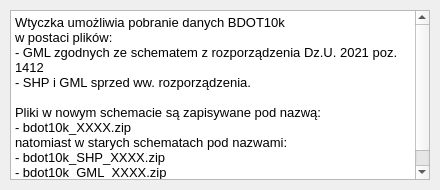
<?xml version="1.0" encoding="UTF-8"?>
<ui version="4.0">
 <class>bdot10k_dialog_info</class>
 <widget class="QDialog" name="bdot10k_dialog_info">
  <property name="geometry">
   <rect>
    <x>0</x>
    <y>0</y>
    <width>440</width>
    <height>190</height>
   </rect>
  </property>
  <property name="minimumSize">
   <size>
    <width>440</width>
    <height>190</height>
   </size>
  </property>
  <property name="maximumSize">
   <size>
    <width>560</width>
    <height>240</height>
   </size>
  </property>
  <property name="windowTitle">
   <string>Informacje</string>
  </property>
  <widget class="QTextBrowser" name="txt">
   <property name="geometry">
    <rect>
     <x>10</x>
     <y>10</y>
     <width>420</width>
     <height>170</height>
    </rect>
   </property>
   <property name="autoFillBackground">
    <bool>true</bool>
   </property>
   <property name="html">
    <string>&lt;!DOCTYPE HTML PUBLIC &quot;-//W3C//DTD HTML 4.0//EN&quot; &quot;http://www.w3.org/TR/REC-html40/strict.dtd&quot;&gt;
&lt;html&gt;&lt;head&gt;&lt;meta name=&quot;qrichtext&quot; content=&quot;1&quot; /&gt;&lt;style type=&quot;text/css&quot;&gt;
p, li { white-space: pre-wrap; }
&lt;/style&gt;&lt;/head&gt;&lt;body style=&quot; font-family:'MS Shell Dlg 2'; font-size:7.8pt; font-weight:400; font-style:normal;&quot;&gt;
&lt;p style=&quot; margin-top:0px; margin-bottom:0px; margin-left:0px; margin-right:0px; -qt-block-indent:0; text-indent:0px;&quot;&gt;&lt;span style=&quot; font-size:10pt;&quot;&gt;Wtyczka umożliwia pobranie danych BDOT10k &lt;br /&gt;w postaci plików:&lt;/span&gt;&lt;/p&gt;
&lt;p style=&quot; margin-top:0px; margin-bottom:0px; margin-left:0px; margin-right:0px; -qt-block-indent:0; text-indent:0px;&quot;&gt;&lt;span style=&quot; font-size:10pt;&quot;&gt;- GML zgodnych ze schematem z rozporządzenia Dz.U. 2021 poz. 1412&lt;/span&gt;&lt;/p&gt;
&lt;p style=&quot; margin-top:0px; margin-bottom:0px; margin-left:0px; margin-right:0px; -qt-block-indent:0; text-indent:0px;&quot;&gt;&lt;span style=&quot; font-size:10pt;&quot;&gt;- SHP i GML sprzed ww. rozporządzenia.&lt;/span&gt;&lt;/p&gt;
&lt;p style=&quot;-qt-paragraph-type:empty; margin-top:0px; margin-bottom:0px; margin-left:0px; margin-right:0px; -qt-block-indent:0; text-indent:0px; font-size:10pt;&quot;&gt;&lt;br /&gt;&lt;/p&gt;
&lt;p style=&quot; margin-top:0px; margin-bottom:0px; margin-left:0px; margin-right:0px; -qt-block-indent:0; text-indent:0px;&quot;&gt;&lt;span style=&quot; font-size:10pt;&quot;&gt;Pliki w nowym schemacie są zapisywane pod nazwą:&lt;/span&gt;&lt;/p&gt;
&lt;p style=&quot; margin-top:0px; margin-bottom:0px; margin-left:0px; margin-right:0px; -qt-block-indent:0; text-indent:0px;&quot;&gt;&lt;span style=&quot; font-size:10pt;&quot;&gt;- bdot10k_XXXX.zip&lt;/span&gt;&lt;/p&gt;
&lt;p style=&quot; margin-top:0px; margin-bottom:0px; margin-left:0px; margin-right:0px; -qt-block-indent:0; text-indent:0px;&quot;&gt;&lt;span style=&quot; font-size:10pt;&quot;&gt;natomiast w starych schematach pod nazwami:&lt;/span&gt;&lt;/p&gt;
&lt;p style=&quot; margin-top:0px; margin-bottom:0px; margin-left:0px; margin-right:0px; -qt-block-indent:0; text-indent:0px;&quot;&gt;&lt;span style=&quot; font-size:10pt;&quot;&gt;- bdot10k_SHP_XXXX.zip&lt;br /&gt;- bdot10k_GML_XXXX.zip&lt;/span&gt;&lt;/p&gt;
&lt;p style=&quot; margin-top:0px; margin-bottom:0px; margin-left:0px; margin-right:0px; -qt-block-indent:0; text-indent:0px;&quot;&gt;&lt;span style=&quot; font-size:10pt;&quot;&gt;gdzie XXXX oznacza kod powiatu (TERYT/TERC).&lt;/span&gt;&lt;/p&gt;&lt;/body&gt;&lt;/html&gt;</string>
   </property>
  </widget>
 </widget>
 <resources/>
 <connections/>
</ui>
